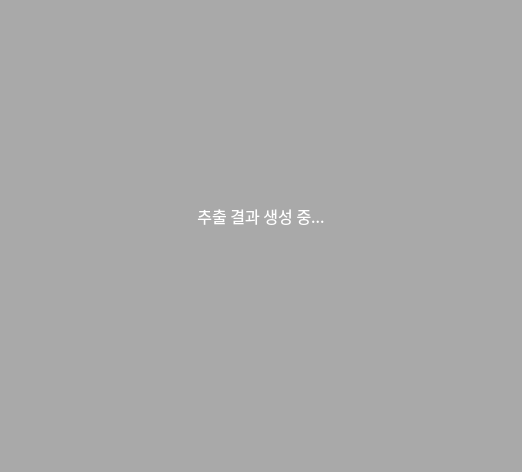
<?xml version="1.0" encoding="UTF-8"?>
<ui version="4.0">
 <class>Loading</class>
 <widget class="QDialog" name="Loading">
  <property name="geometry">
   <rect>
    <x>0</x>
    <y>0</y>
    <width>522</width>
    <height>472</height>
   </rect>
  </property>
  <property name="sizePolicy">
   <sizepolicy hsizetype="Expanding" vsizetype="Expanding">
    <horstretch>0</horstretch>
    <verstretch>0</verstretch>
   </sizepolicy>
  </property>
  <property name="minimumSize">
   <size>
    <width>522</width>
    <height>472</height>
   </size>
  </property>
  <property name="windowTitle">
   <string>Dialog</string>
  </property>
  <property name="windowOpacity">
   <double>-13.000000000000000</double>
  </property>
  <property name="styleSheet">
   <string notr="true">background-color: rgba(74, 74, 74, 70);</string>
  </property>
  <layout class="QGridLayout" name="gridLayout">
   <item row="0" column="0">
    <layout class="QVBoxLayout" name="verticalLayout_3" stretch="2,0,2,3">
     <property name="leftMargin">
      <number>5</number>
     </property>
     <property name="rightMargin">
      <number>5</number>
     </property>
     <item>
      <widget class="QLabel" name="loading_label_2">
       <property name="styleSheet">
        <string notr="true">background-color:rgba(0,0,0,0);</string>
       </property>
       <property name="text">
        <string/>
       </property>
       <property name="alignment">
        <set>Qt::AlignCenter</set>
       </property>
      </widget>
     </item>
     <item>
      <widget class="QLabel" name="label_4">
       <property name="styleSheet">
        <string notr="true">background-color:rgba(0,0,0,0);</string>
       </property>
       <property name="text">
        <string/>
       </property>
      </widget>
     </item>
     <item>
      <widget class="QLabel" name="label_5">
       <property name="font">
        <font>
         <family>나눔스퀘어 Bold</family>
         <pointsize>12</pointsize>
         <bold>false</bold>
        </font>
       </property>
       <property name="styleSheet">
        <string notr="true">background-color:rgba(0,0,0,0);
color: rgb(255, 255, 255);</string>
       </property>
       <property name="text">
        <string>추출 결과 생성 중...</string>
       </property>
       <property name="alignment">
        <set>Qt::AlignCenter</set>
       </property>
      </widget>
     </item>
     <item>
      <widget class="QLabel" name="label_6">
       <property name="styleSheet">
        <string notr="true">background-color:rgba(0,0,0,0);</string>
       </property>
       <property name="text">
        <string/>
       </property>
      </widget>
     </item>
    </layout>
   </item>
  </layout>
 </widget>
 <resources/>
 <connections/>
</ui>
